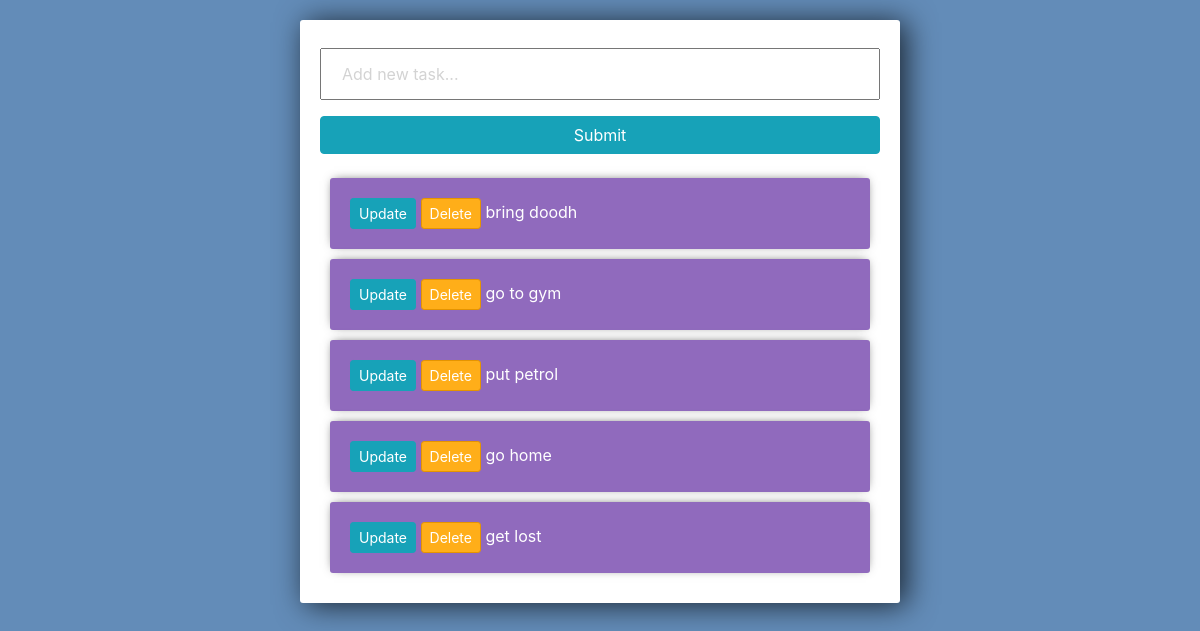
/, run on an earlier commit of the app's database.
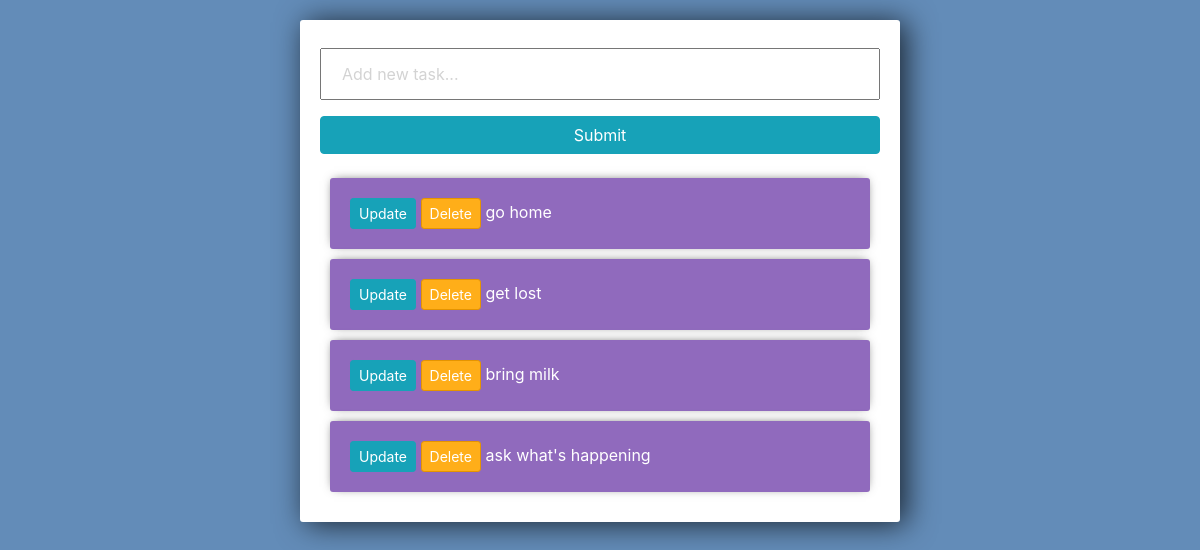
And on a later commit of the database.
### tasks/models.py (models this page shows)
class Task(models.Model):
	title = models.CharField(max_length=200)
	complete = models.BooleanField(default=False)
	created = models.DateField(auto_now_add=True)
	def __str__(self):
		return self.title

### tasks/views.py (the view)
# urls.py: path('', views.index, name='list'),
def index(request):
	tasks = Task.objects.all()
	form = TaskForm()
	if request.method == 'POST':
		form = TaskForm(request.POST)
		if form.is_valid():
			form.save()
		return redirect('/')
	context = {'tasks': tasks, 'form': form}
	return render(request, 'tasks/list.html', context)

### tasks/forms.py
class TaskForm(forms.ModelForm):
	title= forms.CharField(widget= forms.TextInput(attrs={'placeholder':'Add new task...'}))
	class Meta:
		model = Task
		fields = '__all__'

### tasks/templates/tasks/list.html (shortened to what this page needs)
<link rel="stylesheet" href="https://stackpath.bootstrapcdn.com/bootstrap/4.3.1/css/bootstrap.min.css">
<div class="center-column">
	<form method="POST" action="/">
		{{ form.title }}
		<input class="btn btn-info" type="submit" name="Create Task">
	</form>
	{% for task in tasks %}
		<div class="item-row">
			<a class="btn btn-sm btn-info" href="{% url 'update_task' task.id %}">Update</a>
			<a class="btn btn-sm btn-danger" href="{% url 'delete' task.id %}">Delete</a>
			{% if task.complete == True %}
			<strike>{{ task }}</strike>
			{% else %}
			<span>{{ task }}</span>
			{% endif %}
		</div>
	{% endfor %}
</div>

### tasks/templates/tasks/list.html (style rules this page uses)
input { width: 100%; padding: 12px 20px; margin: 8px 0; box-sizing: border-box; }
input::placeholder { color: #d3d3d3; }
.center-column { width:600px; margin: 20px auto; padding:20px; background-color: #fff; border-radius: 3px; box-shadow: 6px 2px 30px 0px rgba(0,0,0,0.75); }
.item-row { background-color: #906abd; margin: 10px; padding: 20px; border-radius: 3px; color: #fff; font-size: 16px; box-shadow: 0px -1px 10px -4px rgba(0,0,0,0.75); }
.btn-danger { background-color: #ffae19; border-color: #e59400; }

What changed in the data, as far as the page shows it:
removed Task: title "bring doodh"
removed Task: title "go to gym"
removed Task: title "put petrol"
added Task: title "bring milk"
added Task: title "ask what's happening"
